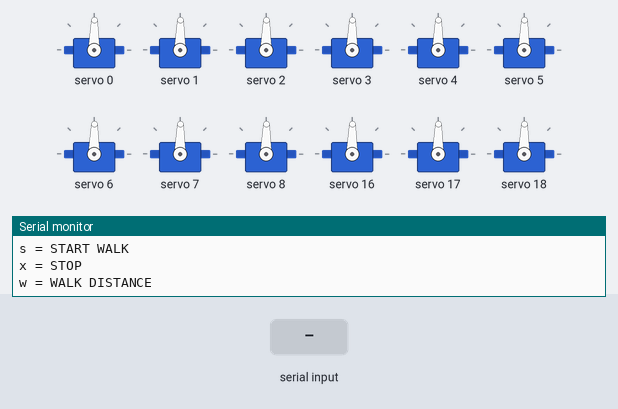
Simulated run of this sketch. Board: Arduino Uno, built with avr-gcc and run on an emulated ATmega328P. On the bench: 12 × servo, the last lines printed to the serial monitor. The inputs (shaded band) are chosen by the test bench.

Above: at 3.2 s.
3.3 s: "s" received over Serial
At 3.76 s:
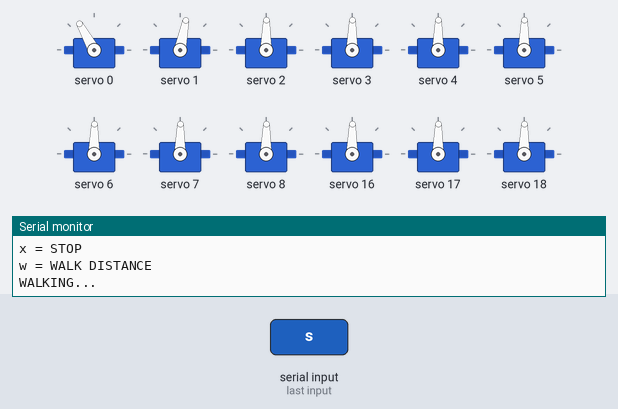
6.3 s: "x" received over Serial
At 8.5 s:
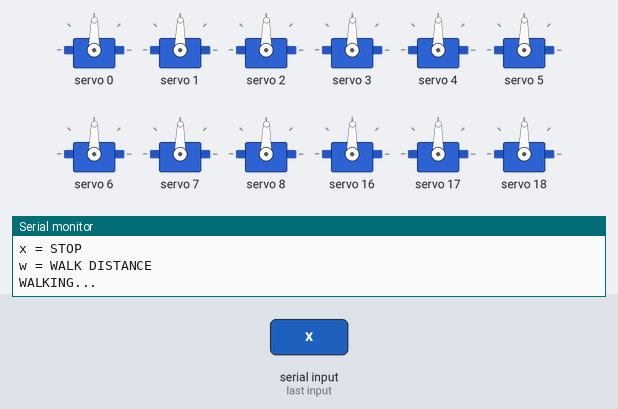
9.2 s: "w" received over Serial
At 11.3 s:
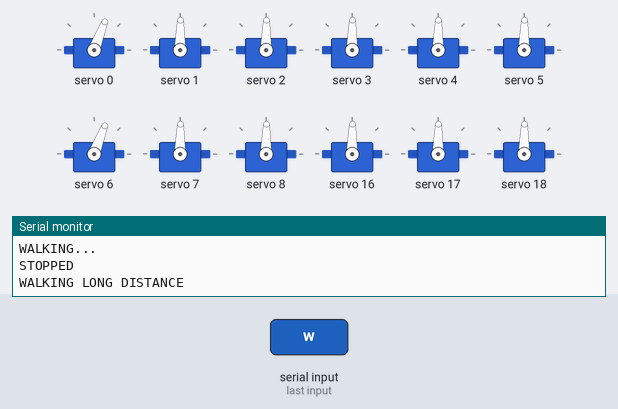
Timing chart, 0 to 24.2 s (numbered marks = the images above; inputs shaded):
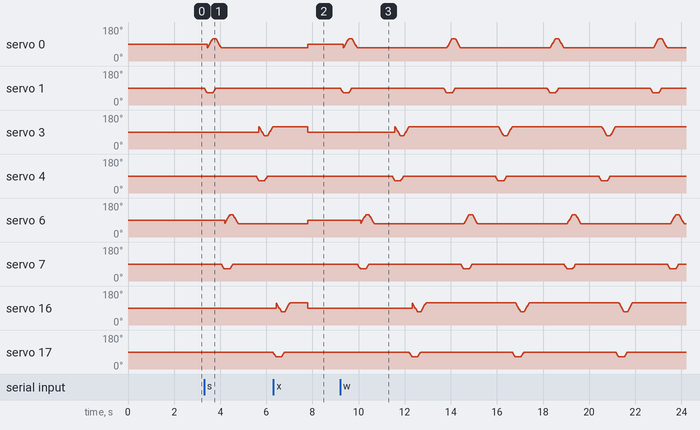

Measured:
- after the input at 6.3 s, servo 1, servo 7: stops changing and stays 89°; servo 3: 119° → 89° after 1.5 s

The sketch:

sketch_may15cworkingeachleg.ino
```cpp
#include <Wire.h>
#include <Adafruit_PWMServoDriver.h>

// =====================================================
// HEXAPOD ROBOT
// Arduino UNO + 2 PCA9685
// ALL 6 LEGS WALKING
// =====================================================

// PCA9685 Boards
Adafruit_PWMServoDriver pca1 = Adafruit_PWMServoDriver(0x40);
Adafruit_PWMServoDriver pca2 = Adafruit_PWMServoDriver(0x41);

// =====================================================
// SERVO SETTINGS
// =====================================================

#define SERVOMIN 110
#define SERVOMAX 490

// =====================================================
// WALK CONTROL
// =====================================================

bool walking = false;

// =====================================================
// ANGLE TO PWM
// =====================================================

int angleToPulse(int ang)
{
  return map(ang, 0, 180, SERVOMIN, SERVOMAX);
}

// =====================================================
// MOVE SERVO
// =====================================================

void setServo(Adafruit_PWMServoDriver &pca, int channel, int angle)
{
  angle = constrain(angle, 30, 150);

  int pulse = angleToPulse(angle);

  pca.setPWM(channel, 0, pulse);
}

// =====================================================
// STAND POSITION
// =====================================================

void standPosition()
{
  // PCA1
  for (int ch = 0; ch <= 8; ch++)
  {
    setServo(pca1, ch, 90);
  }

  // PCA2
  for (int ch = 0; ch <= 8; ch++)
  {
    setServo(pca2, ch, 90);
  }

  delay(1000);
}

// =====================================================
// MOVE ONE LEG
// =====================================================

void moveLeg(
  Adafruit_PWMServoDriver &pca,
  int coxa,
  int femur,
  int tibia,
  int dir)
{
  // ===================================
  // LIFT LEG
  // ===================================

  for (int a = 90; a >= 65; a--)
  {
    setServo(pca, femur, a);

    delay(4);
  }

  // ===================================
  // FORWARD SWING
  // ===================================

  if (dir == 1)
  {
    for (int a = 70; a <= 120; a++)
    {
      setServo(pca, coxa, a);

      delay(4);
    }
  }
  else
  {
    for (int a = 120; a >= 70; a--)
    {
      setServo(pca, coxa, a);

      delay(4);
    }
  }

  // ===================================
  // LOWER LEG
  // ===================================

  for (int a = 65; a <= 90; a++)
  {
    setServo(pca, femur, a);

    delay(4);
  }

  // ===================================
  // PUSH BODY
  // ===================================

  if (dir == 1)
  {
    for (int a = 120; a >= 70; a--)
    {
      setServo(pca, coxa, a);

      delay(4);
    }
  }
  else
  {
    for (int a = 70; a <= 120; a++)
    {
      setServo(pca, coxa, a);

      delay(4);
    }
  }
}

// =====================================================
// TRIPOD GAIT WALK
// =====================================================

void tripodWalk()
{
  // ===================================
  // GROUP A
  // LEG 1,3,5
  // ===================================

  moveLeg(pca1, 0, 1, 2, 1); // LEG 1

  moveLeg(pca1, 6, 7, 8, 1); // LEG 3

  moveLeg(pca2, 3, 4, 5, 1); // LEG 5

  delay(20);

  // ===================================
  // GROUP B
  // LEG 2,4,6
  // ===================================

  moveLeg(pca1, 3, 4, 5, 0); // LEG 2

  moveLeg(pca2, 0, 1, 2, 0); // LEG 4

  moveLeg(pca2, 6, 7, 8, 0); // LEG 6

  delay(20);
}

// =====================================================
// WALK LONG DISTANCE
// =====================================================

void walkDistance()
{
  for (int i = 0; i < 80; i++)
  {
    tripodWalk();
  }
}

// =====================================================
// SETUP
// =====================================================

void setup()
{
  Serial.begin(9600);

  Serial.println("HEXAPOD STARTING");

  // PCA START
  pca1.begin();
  pca2.begin();

  pca1.setPWMFreq(50);
  pca2.setPWMFreq(50);

  delay(1000);

  // INITIAL POSITION
  standPosition();

  Serial.println("READY");

  Serial.println("Commands:");
  Serial.println("s = START WALK");
  Serial.println("x = STOP");
  Serial.println("w = WALK DISTANCE");
}

// =====================================================
// LOOP
// =====================================================

void loop()
{
  // ===================================
  // SERIAL COMMANDS
  // ===================================

  if (Serial.available())
  {
    char cmd = Serial.read();

    // START CONTINUOUS WALK
    if (cmd == 's')
    {
      walking = true;

      Serial.println("WALKING...");
    }

    // STOP
    else if (cmd == 'x')
    {
      walking = false;

      standPosition();

      Serial.println("STOPPED");
    }

    // WALK DISTANCE
    else if (cmd == 'w')
    {
      Serial.println("WALKING LONG DISTANCE");

      walkDistance();

      Serial.println("DONE");
    }
  }

  // CONTINUOUS WALK
  if (walking)
  {
    tripodWalk();
  }
}
```
